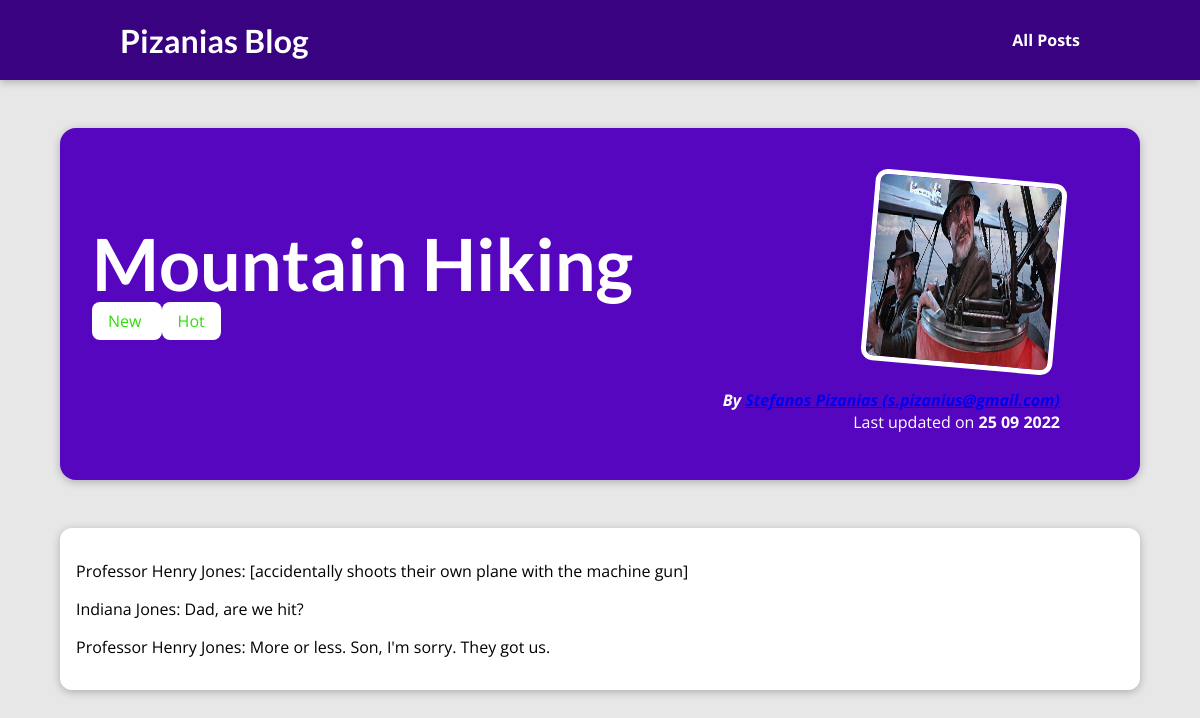
The page /posts/hike-in-the-mountains on the database its author committed.
### blog/models.py (models this page shows, shortened)
class Post(models.Model):
    title = models.CharField(max_length=150)
    excerpt = models.CharField(max_length=200)
    image_name = models.CharField(max_length=100)
    date = models.DateField(auto_now=True)
    slug = models.SlugField(unique=True, db_index=True)
    content = models.TextField(validators=[MinLengthValidator(10)])
    author = models.ForeignKey(Author, on_delete=models.SET_NULL, null=True,  related_name="posts")
    tags = models.ManyToManyField(Tag)

class Tag(models.Model):
    caption = models.CharField(max_length=20)

class Author(models.Model):
    first_name = models.CharField(max_length=100)
    last_name = models.CharField(max_length=100)
    email_address = models.EmailField()
    def full_name(self):
        return f"{self.first_name} {self.last_name}"
    def __str__(self):
        return f"{self.full_name()} ({self.email_address})"

### blog/views.py (the view)
# urls.py: path("posts/<slug:slug>", views.post_detail, name="post-detail-page")
def post_detail(request, slug):
    identified_post = get_object_or_404(Post, slug=slug)
    return render(request, "blog/post-detail.html", {
        "post": identified_post,
        "post_tags": identified_post.tags.all()
    })

### blog/templates/blog/post-detail.html (shortened to what this page needs)
{% extends "base.html" %}
{% load static %}
{% block css_files %}
    <link rel="stylesheet" href="{% static "blog/post-detail.css" %}"/>
{% endblock %}
{% block content %}
    <section id="summary">
        <h2>{{ post.title }}</h2>
        <div>
            {% for tag in post_tags %}
                <span class="tag"> {{ tag.caption }} </span>
            {% endfor %}
        </div>
        <article>
            <img src="{% static "blog/images/"|add:post.image_name %}" alt="{{ post.title}}"/>
            <address>By <a href="mailto:{{ post.author.email_address }}"> {{ post.author}}</a></address>
            <div>
                Last updated on <time>{{ post.date|date:"d m Y" }}</time>
            </div>
        </article>
    </section>
    <main>
        {{ post.content|linebreaks }}
    </main>
{% endblock %}

### static/app.css (style rules this page uses)
* { box-sizing: border-box; }
html { font-family: 'Open Sans', 'Lato', sans-serif; }
body { margin: 0; }
h1, h2, h3 { font-family: 'Lato', sans-serif; font-weight: bold; }

### blog/static/blog/post-detail.css (style rules this page uses)
body { background-color: #e7e7e7; }
#summary { margin: 8rem auto 3rem auto; padding: 2rem; width: 90%; max-width: 90rem; border-radius: 16px; background-color: #5706c0; position: relative; box-shadow: 0 2px 8px rgba(0, 0, 0, 0.25); height: 22rem; }
#summary h2 { color: white; font-size: 4.5rem; margin-bottom: 0.25rem; }
#summary article { position: absolute; top: 2rem; right: 3rem; padding: 1rem 2rem; border-radius: 12px; text-align: right; color: white; }
#summary article img { width: 12rem; height: 12rem; border-radius: 12px; transform: rotateZ(5deg); border: 5px solid white; margin-bottom: 1rem; }
#summary address { font-weight: bold; }
#summary time { font-weight: bold; }
.tag { background-color: white; color: #2ddd05; padding: 0.5rem 1rem; border-radius: 8px; }
main { width: 90%; max-width: 90rem; margin: 3rem auto; background-color: white; padding: 1rem; border-radius: 12px; box-shadow: 0 2px 8px rgba(0, 0, 0, 0.25); }

### rows shown on the page
Post: title "Mountain Hiking", image_name (picture), author "Stefanos Pizanias (s.pizanius@gmail.com)", date "25 09 2022", content "Professor Henry Jones: [accidentally shoots their own plane with the machine gun] Indiana Jones: Dad, are we hit? Professor Henry Jones: More or less. Son, I'm sorry. They got us."
Tag: caption "New"
Tag: caption "Hot"
